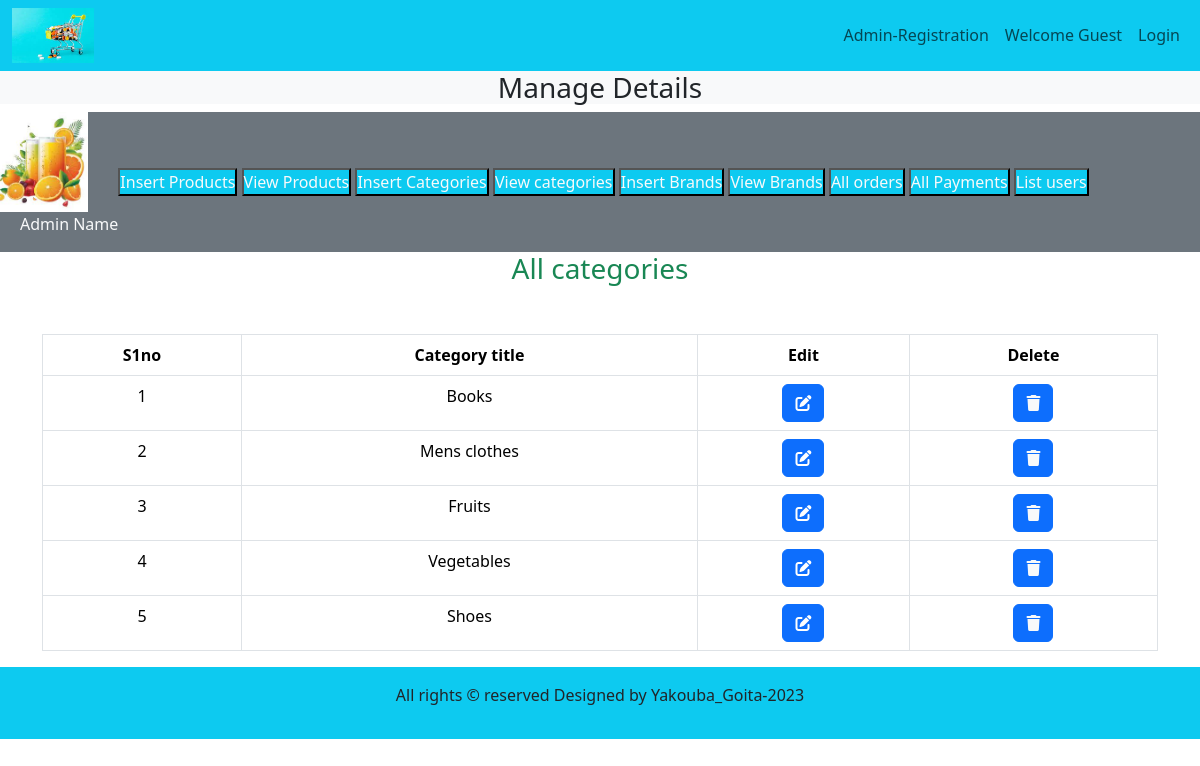
The page /admin_area/index.php?view_categories on the database its author committed.
### tables this page shows
CREATE TABLE `categories` (
  `category_id` int(11) NOT NULL,
  `category_title` varchar(100) NOT NULL
);

### admin_area/view_categories.php (the view, shortened to what this page needs)
<h3 class="text-center text-success">All categories</h3>
<table class="table table-bordered mt-5">
    <thead>
        <tr class="text-center">
            <th>S1no</th>
            <th>Category title</th>
            <th>Edit</th>
            <th>Delete</th>
        </tr>
    </thead>
    <tbody class="bg-secondary text-light">
        <?php
        $select_cat="Select* from `categories`";
        $result=mysqli_query($con, $select_cat);
        $number=0;
        while($row=mysqli_fetch_assoc($result)){
            $category_id=$row['category_id'];
            $category_title=$row['category_title'];
            $number++;
        ?>
        <tr class="text-center">
            <td><?php echo $number; ?></td>
            <td><?php echo $category_title; ?></td>
            <td><a href='index.php?edit_category=<?php echo $category_id ?>' class='btn btn-primary'>
            <i class='fa-solid fa-pen-to-square'></i></a></td>
            <td><a href='index.php?delete_category=<?php echo $category_id ?>'
            type="button" class="btn btn-primary text-light" data-toggle="modal" data-target="#exampleModal">
            <i class='fa-solid  fa-trash'></i></a></td>
        </tr>
        <?php
        }
         ?>
    </tbody>
</table>

### style.css (style rules this page uses)
* { margin:0; padding:0; box-sizing: border-box; }

### rows shown on the page
categories: category_title "Books"
categories: category_title "Mens clothes"
categories: category_title "Fruits"
categories: category_title "Vegetables"
categories: category_title "Shoes"
